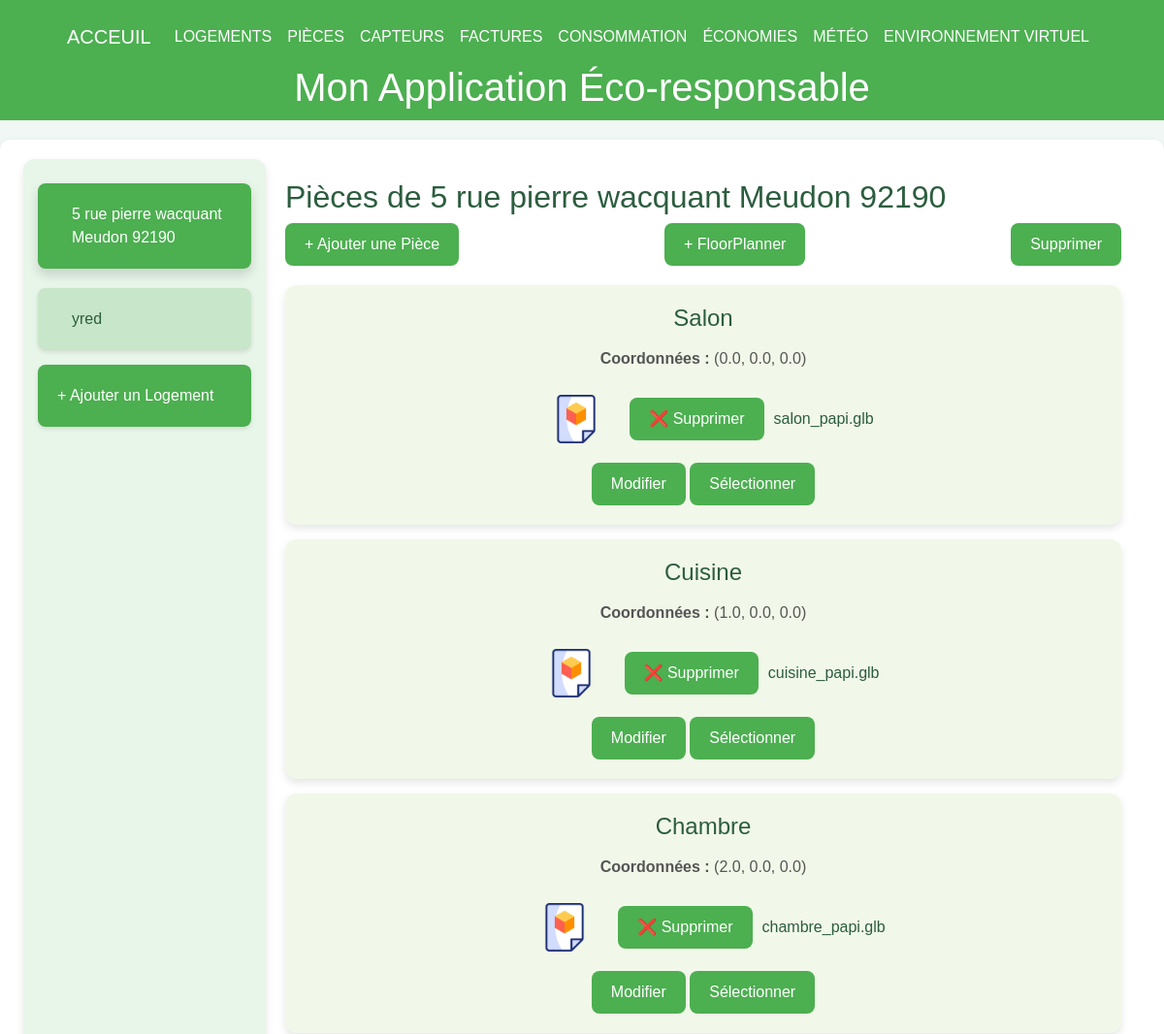
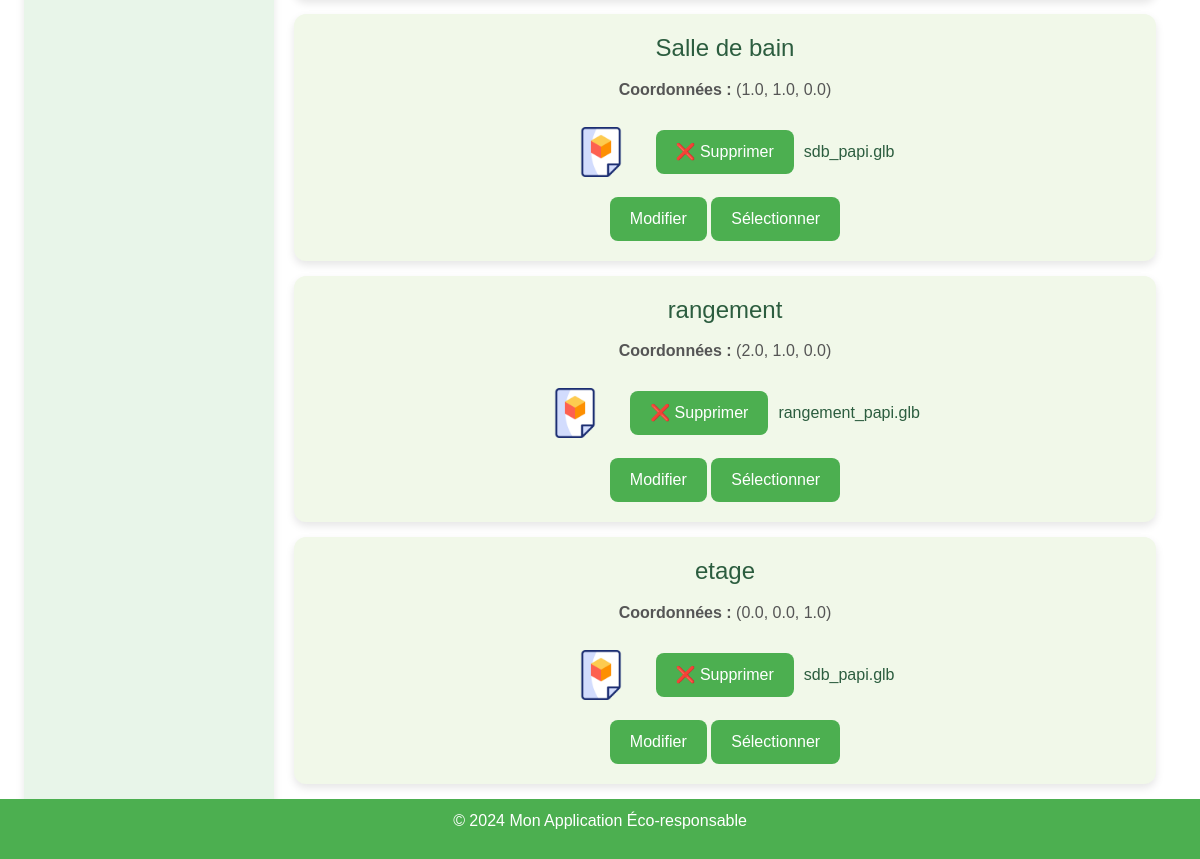
The app's page /rooms/1, older data (2 pictures, top to bottom).
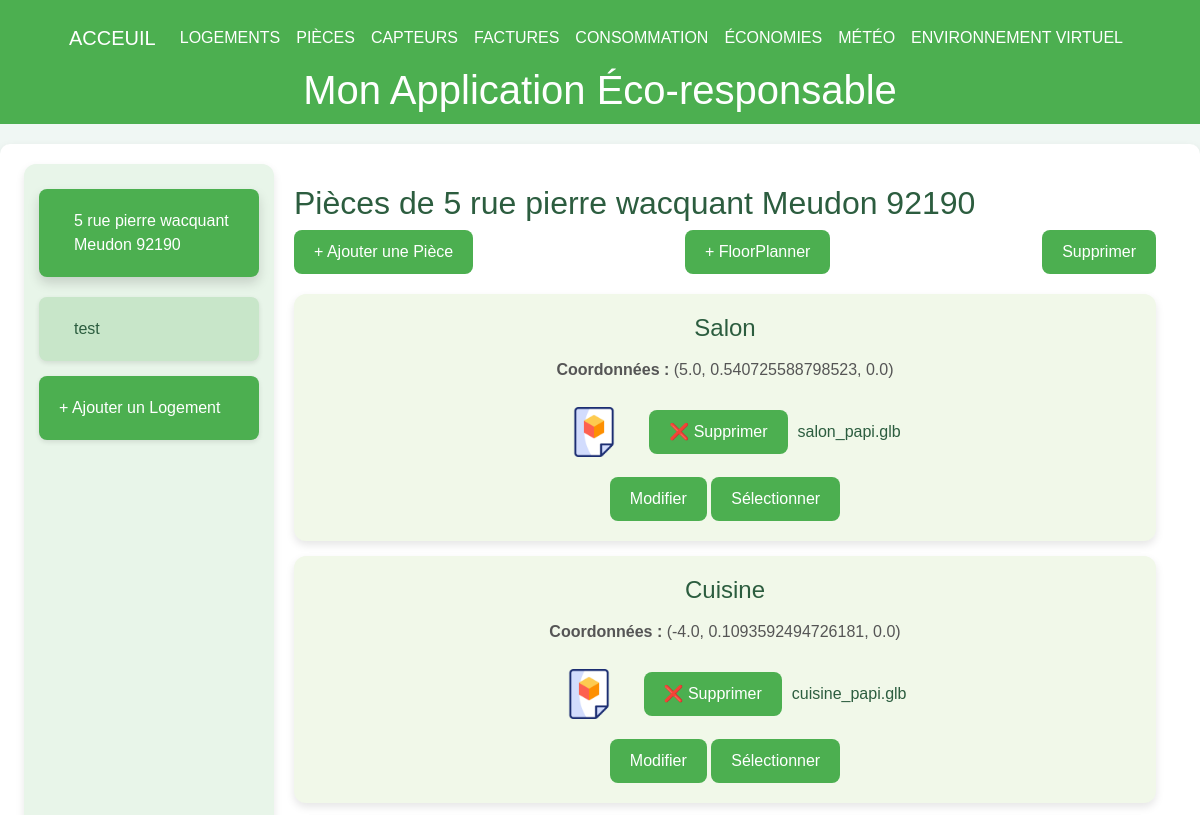
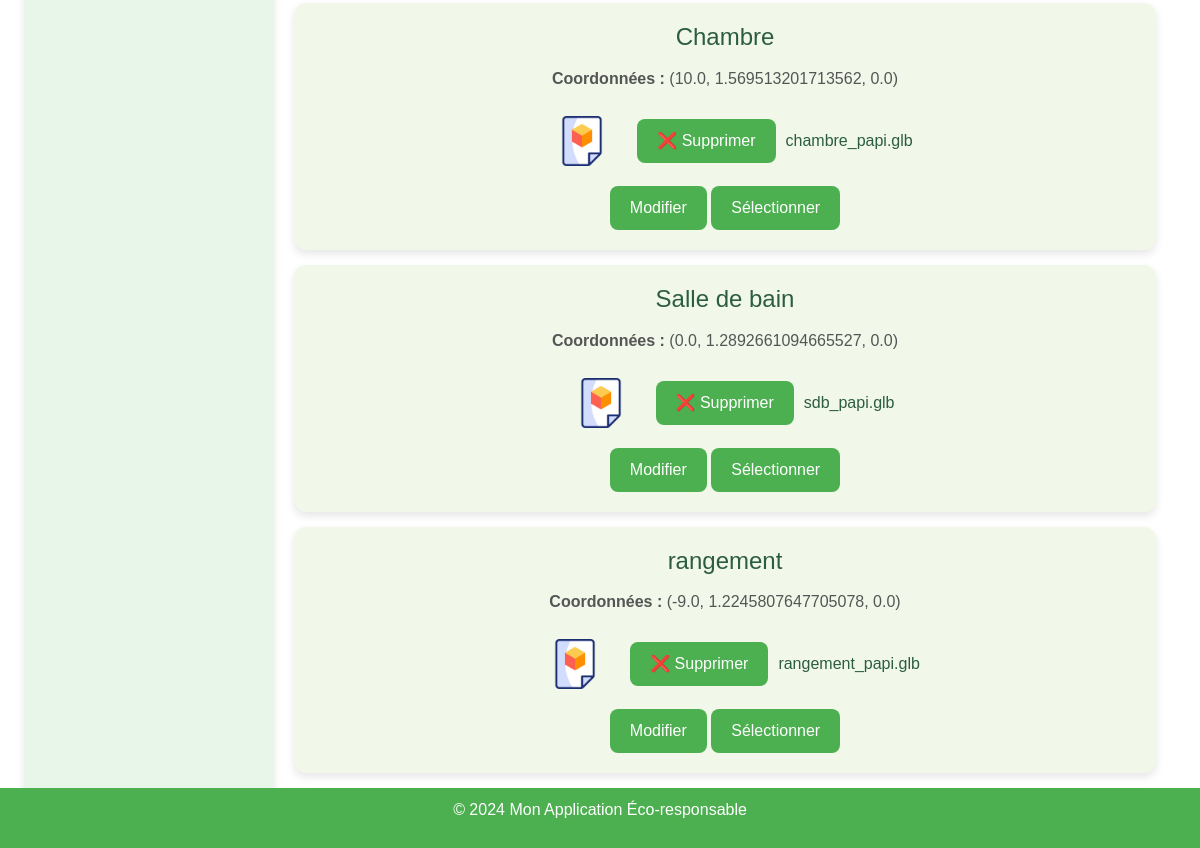
The same page, newer data (2 pictures, top to bottom).
### tables this page shows
CREATE TABLE Housing (
housing_id INTEGER PRIMARY KEY, -- Identifiant unique pour chaque logement
address VARCHAR(255), -- Adresse du logement
phone_number VARCHAR(20), -- NumÃ©ro de contact pour le logement
ip_address VARCHAR(15), -- Adresse IP associÃ©e au logement
insert_date TIMESTAMP DEFAULT CURRENT_TIMESTAMP -- Horodatage de l'ajout de l'enregistrement
);

CREATE TABLE Room (
    room_id INTEGER PRIMARY KEY, 
    housing_id INTEGER,
    name VARCHAR(100),
    x FLOAT,
    y FLOAT,
    z FLOAT,
    gltf_model VARCHAR(100) DEFAULT NULL,  -- Fix here: Comma instead of semicolon
    FOREIGN KEY (housing_id) REFERENCES Housing(housing_id)
);

### main.py (the view)
@app.get("/rooms/{housing_id}", response_class=HTMLResponse)
def get_rooms_for_housing(request: Request, housing_id: int):
    conn = get_db_connection()
    logements = conn.execute("SELECT housing_id, address FROM Housing").fetchall()
    rooms = conn.execute("SELECT * FROM Room WHERE housing_id = ?", (housing_id,)).fetchall()
    logement_address = next((logement["address"] for logement in logements if logement["housing_id"] == housing_id), "Logement par Défaut")
    conn.close()
    logements_list = [dict(logement) for logement in logements]
    rooms_list = [dict(room) for room in rooms]
    return templates.TemplateResponse("rooms.html", {
        "request": request,
        "logements": logements_list,
        "rooms": rooms_list,
        "selected_id": housing_id,
        "selected_logement_address": logement_address
    })

### templates/rooms.html (shortened to what this page needs)
{% extends "layout.html" %}
{% block content %}
<div class="container-fluid">
    <div class="menu">
        {% for logement in logements %}
        <div class="menu-item {% if selected_id == logement.housing_id %}active{% endif %}"
            onclick="location.href='/rooms/{{ logement.housing_id }}'">
            {{ logement.address }}
        </div>
        {% endfor %}
        <div class="menu-item" style="background-color: #4caf50; color: white;"
                  onclick="location.href='https://localhost:8000/logements'">
                  + Ajouter un Logement
            </div>
    </div>
    <div class="content">
        <h2>Pièces de {{ selected_logement_address or 'Logement par Défaut' }}</h2>
        <div class="actions">
            <button class="btn" onclick="openAddModal()">+ Ajouter une Pièce</button>
            <button class="btn" onclick="location.href='https://localhost:8000/floormap/{{ selected_id }}'">
                + FloorPlanner
            </button>            <button class="btn" onclick="deleteSelected()">Supprimer</button>
        </div>
        {% if rooms %}
        {% for room in rooms %}
        <div class="tile" id="tile-{{ room.room_id }}">
            <h3>{{ room.name }}</h3>
            <p><strong>Coordonnées :</strong> ({{ room.x }}, {{ room.y }}, {{ room.z }})</p>
            <div style="margin-top: 10px; display: flex; align-items: center; gap: 10px;">
                <label id="file-label-{{ room.room_id }}" for="gltf-upload-{{ room.room_id }}"
                    class="custom-file-upload btn" {% if room.gltf_model %}style="background-color: transparent;" {%
                    endif %}>
                    <div class="file-icon-container">
                        <img src="/static/icons/3d-file-static.png" alt="3D Static" class="file-icon static-img">
                    </div>
                </label>
                <button id="delete-btn-{{ room.room_id }}" class="btn"  onclick="deleteFile('{{ room.room_id }}')">
                    ❌ Supprimer
                </button>
                <span id="file-name-{{ room.room_id }}">
                    {% if room.gltf_model %} {{ room.gltf_model.split('/')[-1] }} {% else %} Aucun fichier choisi {%
                    endif %}
                </span>
            </div>
            <div style="margin-top: 10px;">
                <button class="btn"
                    onclick="openEditModal('{{ room.room_id }}', '{{ room.name }}', '{{ room.x }}', '{{ room.y }}', '{{ room.z }}')">
                    Modifier
                </button>
                <button class="btn" onclick="toggleSelection('{{ room.room_id }}')">Sélectionner</button>
            </div>
        </div>
        {% endfor %}
        {% else %}
        <p>Aucune pièce trouvée pour ce logement.</p>
        {% endif %}
    </div>
</div>
{% endblock %}

Row changes from the older to the newer data that the page shows:
removed Housing: address "yred"
no longer on this page (row edited): Room: name "etage", x "0.0", y "0.0", z "1.0", gltf_model "sdb_papi.glb"
added Housing: address "test"
changed Room "Salon": x "0.0" → "5.0"; y "0.0" → "0.540725588798523"
changed Room "Cuisine": x "1.0" → "-4.0"; y "0.0" → "0.1093592494726181"
changed Room "Chambre": x "2.0" → "10.0"; y "0.0" → "1.569513201713562"
changed Room "Salle de bain": x "1.0" → "0.0"; y "1.0" → "1.2892661094665527"
changed Room "rangement": x "2.0" → "-9.0"; y "1.0" → "1.2245807647705078"
